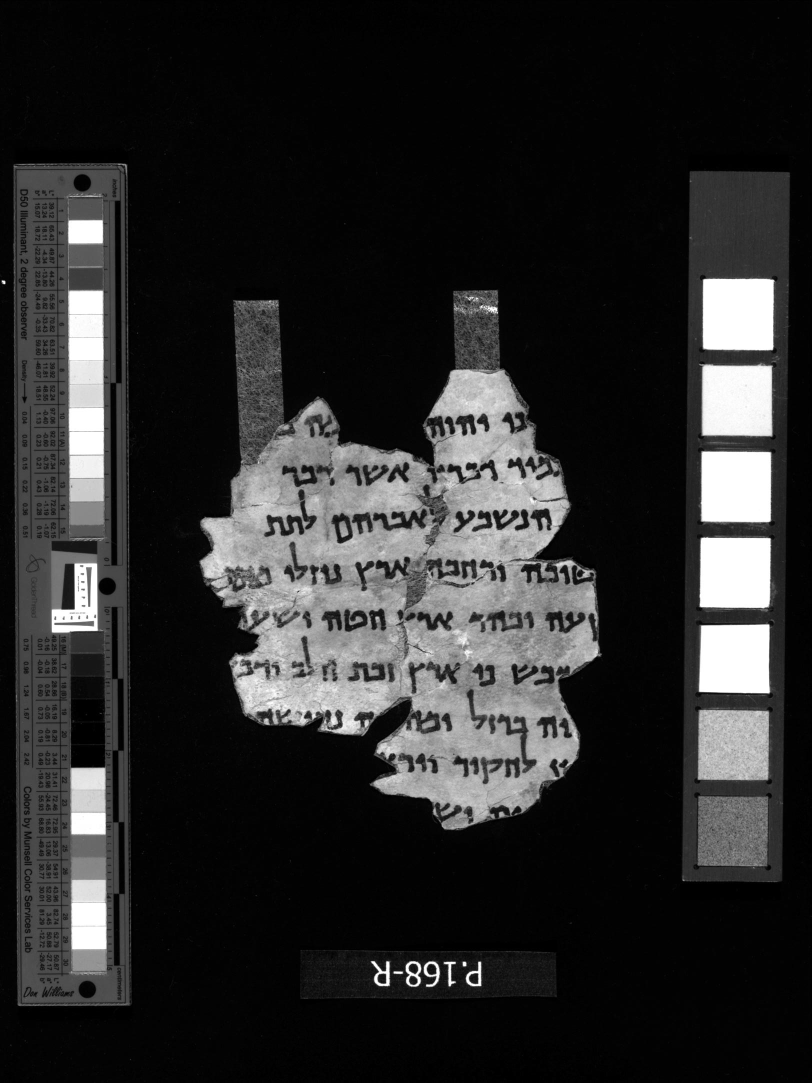
#> input picture TestInputPreprocess/image.jpg, 1624 x 2165 px, found by its file name (shown at 1/2 size)
$ python mainSegment.py
#> lines starting #> are read from the running program, lines starting #| are printed output that depends on the picture
### Utils/io.py
import sys, os

import numpy as np
import warnings

from skimage.io import imread, imsave

'''
This file is intended to handle the I/O flows.
'''

# Reading

def read_image(filename):
#> called with filename = 'TestInputSegment/image.jpg'
    image = imread(filename)
#> image is the input picture: shape (2165, 1624); min 0, max 255, mean 42.7

    return image

# [9 lines left out: function read_line_peaks, not called in this run]


# Writing

def write_image(image, filename, runmode=1):
    path_output = os.path.abspath(filename)
    image = image.astype(np.uint8)
    if runmode < 2:
        with warnings.catch_warnings():
            warnings.simplefilter("ignore")
            imsave(fname=path_output,arr=image)
    else:
        imsave(fname=path_output,arr=image)


def write_line_peaks(line_peaks, filename):
    path_output = os.path.abspath(filename)
    np.savez(filename, line_peaks0=line_peaks[0], line_peaks1=line_peaks[1])

### Segment/segment.py
import sys, os

import cv2

import matplotlib
import matplotlib.pyplot as plt

import numpy as np

from skimage import img_as_float, img_as_ubyte
from skimage.exposure import adjust_gamma, adjust_log
from skimage.io import imread, imsave, imshow
from skimage.filters import threshold_sauvola, threshold_otsu
from skimage.transform import rotate

from Utils.peakdetect import *
from Utils.io import *
from Utils.filesystem import *
from Utils.trim_image import *

matplotlib.rcParams['font.size'] = 9


'''
This module is intended to segment a clear* handwriting image into words.
For this, the image is first split into lines.
Each line is then split into words.
Both methods make use of the peakdetect method.

*Prerequisites:
- image is greyscale binarised;
- image has no noise;
- image has no redundant information, except for the main component
    with the handwriten message;
- image is optimally rotated.
'''

def segment_image_into_lines(image, line_peaks, output_directory, padding=10, runmode=1):
    rows = []
    lines = []
    height = image.shape[0]

    if not line_peaks[0] and not line_peaks[1]:
        if runmode > 1:
            print ('Line_peaks is empty')
        return words
    elif line_peaks[0]:
        for peak in line_peaks[0]:
            rows.append(peak[0])

    rows.append(height)

    start = 0
    end = rows[0]
    line = image[start:end]
    lines.append(line)

    trimmed_line = trim_image(line, padding=padding)
    write_image(line, output_directory + '/line_0.jpg', runmode=runmode)

    for idx in range (1, len(rows)):
        start = rows[idx-1]
        end = rows[idx]
        line = image[start:end]
        lines.append(line)

        trimmed_line = trim_image(line, padding=padding)
        write_image(trimmed_line, output_directory + '/line_' + str(idx) + '.jpg', runmode=runmode)

    return lines


def segment_line_into_words(line_image, line_idx, word_peaks, output_directory, padding=10, runmode=1):
    cols = []
    words = []

    height = line_image.shape[0]
    width = line_image.shape[1]

    if not word_peaks[0] and not word_peaks[1]:
        if runmode > 1:
            print ('Word_peaks is empty for line ' + str(line_idx))
        return words
    elif word_peaks[0]:
        for peak in word_peaks[0]:
            if peak[1] >= 255:
                cols.append(peak[0])

    cols.append(width)

    start = 0
    end = cols[0]
    height = line_image.shape[0]
    word = line_image[0:height, start:end]
    words.append(word)

    trimmed_word = trim_image(word, padding=padding)
    write_image(trimmed_word, output_directory + '/word_0.jpg', runmode=runmode)

    for idx in range (1, len(cols)):
        start = cols[idx-1]
        end = cols[idx]
        word = line_image[0:height, start:end]
        words.append(word)

        trimmed_word = trim_image(word, padding=padding)
        write_image(trimmed_word, output_directory + '/word_' + str(idx) + '.jpg', runmode=runmode)

    return words


####### Main ########
#####################

def segment(image, output_directory, padding=10, runmode=1):
#> called with output_directory = 'TestOutputSegment', padding = 10, runmode = 2
    lines_directory = output_directory + '/lines'
    words_li_li = []

    # 1 = column reduction.
    # CV_REDUCE_AVG instead of sum, because we want the normalized number of pixels
    histogram = cv2.reduce(image, 1, cv2.REDUCE_AVG)
#> histogram = 2165 values, max 114 at index 1188, min 1 at index 0, mean 42.67
    # Transpose column vector into row vector
    histogram = histogram.reshape(-1)

    lookahead = 30
    line_peaks = peakdetect(histogram, lookahead=lookahead)

    remove_directory(lines_directory)
    ensure_directory(lines_directory)

    lines = segment_image_into_lines(image, line_peaks, lines_directory, padding=padding, runmode=runmode)

    line_idx = 0
    for line in lines:
        line_histogram = cv2.reduce(line, 0, cv2.REDUCE_AVG)

        # Transpose column vector into row vector
        line_histogram = line_histogram.reshape(-1)
        lookahead = 30
        word_peaks = peakdetect(line_histogram, lookahead = lookahead)

        if runmode > 1:
            plt.plot(line_histogram)
            plt.title('Line=' + str(line_idx))
            plt.savefig(lines_directory + '/histogram_' + str(line_idx) + '.jpg')
            plt.clf()

        words_directory = lines_directory + '/line_' + str(line_idx)
        remove_directory(words_directory)
        ensure_directory(words_directory)

        words = segment_line_into_words(line, line_idx, word_peaks, words_directory, padding=padding, runmode=runmode)

        line_idx = line_idx + 1
        words_li_li.append(words)

    return words_li_li

### Utils/peakdetect.py
#!/usr/bin/python2


# Copyright (C) 2016 Sixten Bergman
# License WTFPL
#
# This program is free software. It comes without any warranty, to the extent
# permitted by applicable law.
# You can redistribute it and/or modify it under the terms of the Do What The
# Fuck You Want To Public License, Version 2, as published by Sam Hocevar. See
# http://www.wtfpl.net/ for more details.
#
# note that the function peakdetect is derived from code which was released to
# public domain see: http://billauer.co.il/peakdet.html
#

import logging
from math import log

import numpy as np
from scipy import fft, ifft
from scipy.optimize import curve_fit
from scipy.signal import cspline1d_eval, cspline1d

__all__ = [
    "peakdetect",
    "peakdetect_fft",
    "peakdetect_parabola",
    "peakdetect_sine",
    "peakdetect_sine_locked",
    "peakdetect_spline",
    "peakdetect_zero_crossing",
    "zero_crossings",
    "zero_crossings_sine_fit"
]


def _datacheck_peakdetect(x_axis, y_axis):
    if x_axis is None:
        x_axis = range(len(y_axis))

    if len(y_axis) != len(x_axis):
        raise ValueError(
            "Input vectors y_axis and x_axis must have same length")

    # needs to be a numpy array
    y_axis = np.array(y_axis)
#> y_axis has the same summary as histogram in segment
    x_axis = np.array(x_axis)
#> x_axis = 2165 values from 0 to 2164
    return x_axis, y_axis


# [87 lines left out: functions _pad, _n, _peakdetect_parabola_fitter, peakdetect_parabole, not called in this run]


def peakdetect(y_axis, x_axis=None, lookahead=200, delta=0):
    """
    Converted from/based on a MATLAB script at:
    http://billauer.co.il/peakdet.html

    function for detecting local maxima and minima in a signal.
    Discovers peaks by searching for values which are surrounded by lower
    or larger values for maxima and minima respectively

    keyword arguments:
    y_axis -- A list containing the signal over which to find peaks

    x_axis -- A x-axis whose values correspond to the y_axis list and is used
        in the return to specify the position of the peaks. If omitted an
        index of the y_axis is used.
        (default: None)

    lookahead -- distance to look ahead from a peak candidate to determine if
        it is the actual peak
        (default: 200)
        '(samples / period) / f' where '4 >= f >= 1.25' might be a good value

    delta -- this specifies a minimum difference between a peak and
        the following points, before a peak may be considered a peak. Useful
        to hinder the function from picking up false peaks towards to end of
        the signal. To work well delta should be set to delta >= RMSnoise * 5.
        (default: 0)
            When omitted delta function causes a 20% decrease in speed.
            When used Correctly it can double the speed of the function


    return: two lists [max_peaks, min_peaks] containing the positive and
        negative peaks respectively. Each cell of the lists contains a tuple
        of: (position, peak_value)
        to get the average peak value do: np.mean(max_peaks, 0)[1] on the
        results to unpack one of the lists into x, y coordinates do:
        x, y = zip(*max_peaks)
    """
    max_peaks = []
    min_peaks = []
    dump = []  # Used to pop the first hit which almost always is false

    # check input data
    x_axis, y_axis = _datacheck_peakdetect(x_axis, y_axis)
#> x_axis = 2165 values from 0 to 2164; y_axis has the same summary as histogram in segment
    # store data length for later use
    length = len(y_axis)
#> length = 2165

    # perform some checks
    if lookahead < 1:
        raise ValueError("Lookahead must be '1' or above in value")
    if not (np.isscalar(delta) and delta >= 0):
        raise ValueError("delta must be a positive number")

    # maxima and minima candidates are temporarily stored in
    # mx and mn respectively
    mn, mx = np.Inf, -np.Inf

    # Only detect peak if there is 'lookahead' amount of points after it
    for index, (x, y) in enumerate(zip(x_axis[:-lookahead],
                                       y_axis[:-lookahead])):
        if y > mx:
            mx = y
            mxpos = x
        if y < mn:
            mn = y
            mnpos = x

        ####look for max####
        if y < mx - delta and mx != np.Inf:
            # Maxima peak candidate found
            # look ahead in signal to ensure that this is a peak and not jitter
            if y_axis[index:index + lookahead].max() < mx:
                max_peaks.append([mxpos, mx])
                dump.append(True)
                # set algorithm to only find minima now
                mx = np.Inf
                mn = np.Inf
                if index + lookahead >= length:
                    # end is within lookahead no more peaks can be found
                    break
                continue
            # else:  #slows shit down this does
            #    mx = ahead
            #    mxpos = x_axis[np.where(y_axis[index:index+lookahead]==mx)]

        ####look for min####
        if y > mn + delta and mn != -np.Inf:
            # Minima peak candidate found
            # look ahead in signal to ensure that this is a peak and not jitter
            if y_axis[index:index + lookahead].min() > mn:
                min_peaks.append([mnpos, mn])
                dump.append(False)
                # set algorithm to only find maxima now
                mn = -np.Inf
                mx = -np.Inf
                if index + lookahead >= length:
                    # end is within lookahead no more peaks can be found
                    break
#> this loop made 2135 passes
#> y on passes 1, 3: 1, 2
#> after the loop, dump = 36 items, first 6: False, True, False, True, False, True; max_peaks = [[200, 3], [346, 19], [441, 25], [618, 56], [631, 51], [820, 74], [912, 97], [993, 108], [1077, 107], [1188, 114], [1261, 105], [1314, 107], [1375, 100], [1421, 84], [1489, 68], [1556, 71], [1761, 24], [1945, 37]]; min_peaks = [[0, 1], [202, 2], [397, 16], [545, 16], [628, 48], [721, 30], [837, 59], [936, 77], [1051, 67], [1134, 86], [1230, 61], [1275, 97], [1334, 75], [1387, 77], [1470, 60], [1520, 45], [1733, 17], [1765, 16]]; mn = 2; mnpos = 2013; mx = inf; mxpos = 1945
#> in segment, `line_peaks = peakdetect(histogram, lookahead=lookahead)`: line_peaks = 2 items
#> the loop in segment_image_into_lines, `for peak in line_peaks[0]:` made 18 passes
#> after the loop in segment_image_into_lines, `for peak in line_peaks[0]:`: rows = [200, 346, 441, 618, 631, 820, 912, 993, 1077, 1188, 1261, 1314, 1375, 1421, 1489, 1556, 1761, 1945]
#> in segment_image_into_lines, `end = rows[0]`: end = 200
#> in segment_image_into_lines, `line = image[start:end]`:
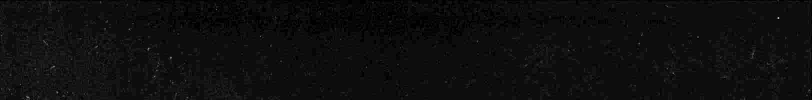
#> line: shape (200, 1624) (shown at 1/2 size); min 0, max 37, mean 2.1; drawn with min black and max white
            # else:  #slows shit down this does
            #    mn = ahead
            #    mnpos = x_axis[np.where(y_axis[index:index+lookahead]==mn)]

    # Remove the false hit on the first value of the y_axis
    try:
        if dump[0]:
            max_peaks.pop(0)
        else:
            min_peaks.pop(0)
        del dump
    except IndexError:
        # no peaks were found, should the function return empty lists?
        pass

    return [max_peaks, min_peaks]


# [626 lines left out: functions peakdetect_fft, peakdetect_parabola, peakdetect_sine, peakdetect_sine_locked, peakdetect_spline, peakdetect_zero_crossing and 3 more, not called in this run]


def _test_zero():
    _max, _min = peakdetect_zero_crossing(y, x)


def _test():
    _max, _min = peakdetect(y, x, delta=0.30)


# [45 lines left out: functions _test_graph, _test_graph_cross, not called in this run]


# [22 lines that do not run on import are left out]

### Utils/trim_image.py
import cv2

'''
This function will trim the blank rows/columns of an image
'''

def trim_image(image, padding=10):
#> called with padding = 10
    nr_rows = image.shape[0]
#> nr_rows = 200
    nr_cols = image.shape[1]
#> nr_cols = 1624

    rows_reduced = cv2.reduce(image, 1, cv2.REDUCE_MIN).reshape(-1)
#> rows_reduced = 200 values from 0 to 0
    cols_reduced = cv2.reduce(image, 0, cv2.REDUCE_MIN).reshape(-1)
#> cols_reduced = 1624 values, max 2 at index 1429, min 0 at index 0, mean 0.163

    # First, determine the number of blanc lines from the top
    threshold = 250
    blancs_top = count_blancs_until_component(rows_reduced, min_threshold=threshold)
#> the loop in count_blancs_until_component, `for pixel in line:` made 1 pass
#> after the loop in count_blancs_until_component, `for pixel in line:`: blancs = 0
#> blancs_top = 0
    new_top = max (blancs_top - padding, 0)
#> new_top = 0

    blancs_bottom = count_blancs_until_component(rows_reduced[::-1], min_threshold=threshold)
#> the loop in count_blancs_until_component (call 2), `for pixel in line:` made 1 pass
#> blancs_bottom = 0
    new_bottom = min (nr_rows - blancs_bottom + padding, nr_rows)
#> new_bottom = 200

    blancs_left = count_blancs_until_component(cols_reduced, min_threshold=threshold)
#> blancs_left = 0
    new_left = max (blancs_left - padding, 0)
#> new_left = 0

    blancs_right = count_blancs_until_component(cols_reduced[::-1], min_threshold=threshold)
#> blancs_right = 0
    new_right = min (nr_cols - blancs_right + padding, nr_cols)
#> new_right = 1624

    # Crop image
    trimmed_image = image[new_top:new_bottom, new_left:new_right]

    return trimmed_image


def count_blancs_until_component(line, min_threshold=255):
    blancs = 0
    for pixel in line:
        if pixel < min_threshold:
            break
        blancs = blancs + 1

    return blancs

### Utils/filesystem.py
import sys, os, shutil

'''
This file contains function for checking the existance of directories,
creating directories or remove directories recursively.
'''

def ensure_directory (directory):
    directory =  os.path.abspath(directory)
    if not os.path.exists(directory):
        os.mkdir(directory)


def remove_directory(directory):
    directory_path = os.path.abspath(directory)
    if os.path.exists(directory):
        shutil.rmtree(directory_path)


### mainSegment.py
from Segment.segment import *

'''
This file is intended only for runnning and testing
The segmentation step.
'''

image_name = "image.jpg"

input_directory = "TestInputSegment"
output_directory = "TestOutputSegment"

input_image_name = os.path.join(input_directory, image_name)

image = read_image (input_image_name)

print ("")
print ("Segmenting image " + image_name)
print ("")

words_li_li = segment(image, output_directory, runmode=2)
#> the loop in segment_image_into_lines, `for idx in range (1, len(rows)):` made 18 passes
#> (start, end, nr_rows in trim_image, new_bottom in trim_image) on passes 1, 2, 3, 5, 6, 7, 8, 9, 10, 11, 12, 13: (200, 346, 146, 146), (346, 441, 95, 95), (441, 618, 177, 177), (631, 820, 189, 189), (820, 912, 92, 92), (912, 993, 81, 81), (993, 1077, 84, 84), (1077, 1188, 111, 111), (1188, 1261, 73, 73), (1261, 1314, 53, 53), (1314, 1375, 61, 61), (1375, 1421, 46, 46)
#> (start, end, nr_rows in trim_image, rows_reduced in trim_image, new_bottom in trim_image) on pass 4: (618, 631, 13, [0, 0, 0, 0, 0, 0, 0, 0, 0, 0, 0, 0, 0], 13)
#> pass 1, in segment_image_into_lines, `line = image[start:end]`:
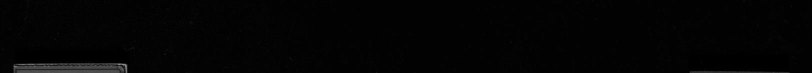
#> line: shape (146, 1624) (shown at 1/2 size); min 0, max 164, mean 3.6
#> pass 2, in segment_image_into_lines, `line = image[start:end]`:
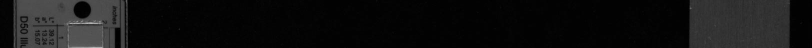
#> line: shape (95, 1624) (shown at 1/2 size); min 0, max 227, mean 17.5
#> after the loop in segment_image_into_lines, `for idx in range (1, len(rows)):`:
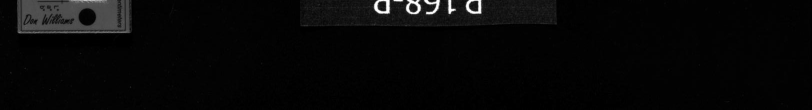
#> line: shape (220, 1624) (shown at 1/2 size); min 0, max 255, mean 7.5
#> after the loop in segment_image_into_lines, `for idx in range (1, len(rows)):`: lines = 19 items
#> the loop in segment, `for line in lines:` made 19 passes
#> words_directory on passes 3, 4, 6, 7, 8: 'TestOutputSegment/lines/line_2', 'TestOutputSegment/lines/line_3', 'TestOutputSegment/lines/line_5', 'TestOutputSegment/lines/line_6', 'TestOutputSegment/lines/line_7'
#> (word_peaks, words_directory) on passes 1 to 2: ([[[32, 3], [1093, 3]], [[725, 1]]], 'TestOutputSegment/lines/line_0'), ([[[55, 12], [487, 3], [1381, 3]], [[473, 2], [617, 2]]], 'TestOutputSegment/lines/line_1')
#> pass 1, in segment, `plt.savefig(lines_directory + '/histogram_' + str(line_idx) + '.jpg')`:
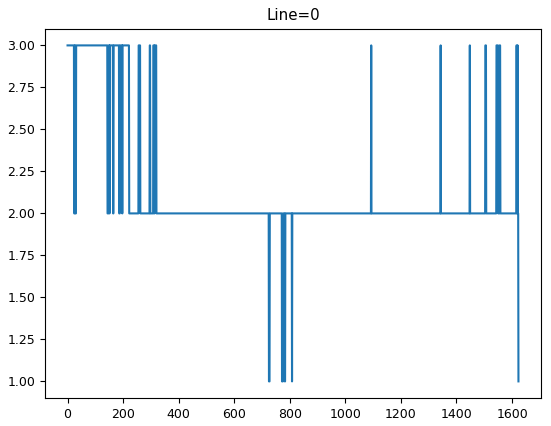
#> figure drawn by matplotlib, 1 panel; curve peaks at x = 0, y = 3
#> pass 2, in segment, `plt.savefig(lines_directory + '/histogram_' + str(line_idx) + '.jpg')`:
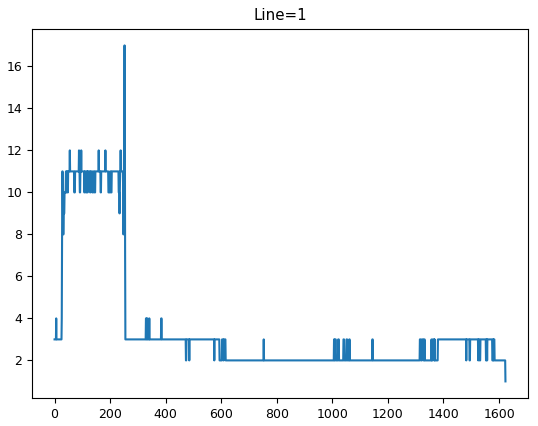
#> figure drawn by matplotlib, 1 panel; curve peaks at x = 252, y = 17

print ("")
print ("Finished Segmenting image " + image_name)
print ("--------------------------------------------")

number_lines = len(words_li_li)
line_count = 0
print ("There are " + str(number_lines) + " lines, each having:")
#| There are 19 lines, each having:
for words in words_li_li:
    line_count = line_count + 1
    number_words = len(words)
    print ("Line " + str(line_count) + ": " + str(number_words) + " words")
#> this loop made 19 passes
#| Line 1: 1 words
#| Line 2: 1 words
#| Line 3: 1 words
#| Line 4: 1 words
#| Line 5: 2 words
#| Line 6: 1 words
#| Line 7: 1 words
#| Line 8: 2 words
#> (further printed lines are left out)
